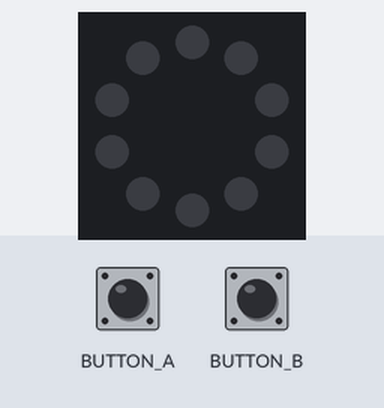
Bench run of a program on a simulated Circuit Playground running CircuitPython. On the bench: the board's ring of 10 RGB LEDs (number 0 left of the top, counting anticlockwise). The test bench sets the inputs (shaded band). Dim RGB values are drawn brighter than linear.

Above: at 1.2 s.
1.3 s: button A pressed for 0.15 s
At 1.37 s:
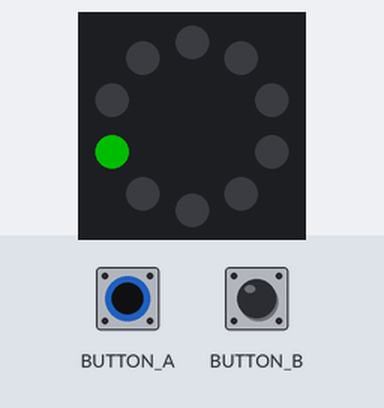
2.9 s: button B pressed for 0.15 s
At 2.97 s:
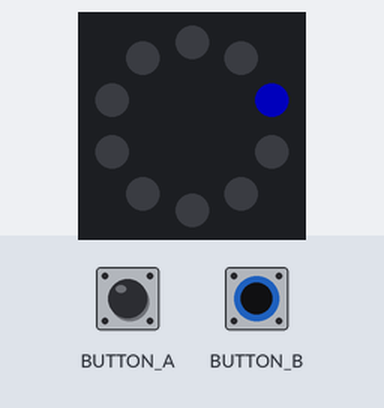
4.5 s: button B pressed for 3.2 s
9.2 s: button A pressed for 3.2 s
At 10.1 s:
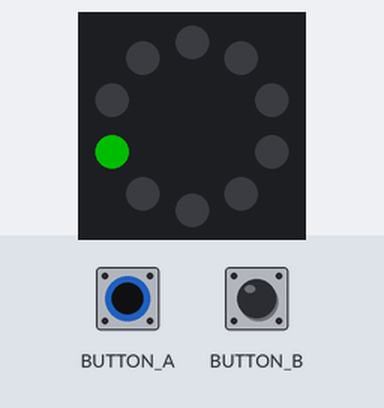
13.9 s: BUTTON_A (button A) driven HIGH and BUTTON_B (button B) driven HIGH
At 15.1 s:
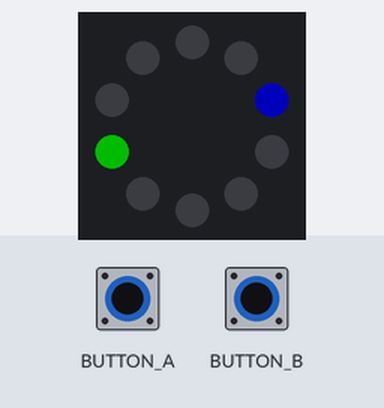
Timing chart, 0 to 16.4 s (numbered marks = the images above; inputs shaded):
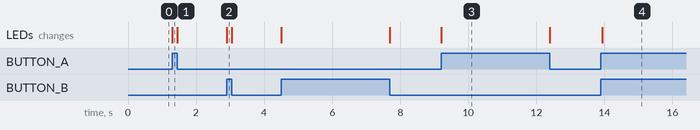

Measured:
- after the input at 1.3 s, the LEDs: change at once (image 1)
- after the input at 2.9 s, the LEDs: change at once (image 2)
- after the input at 9.2 s, the LEDs: change at once (image 3)
- after the input at 13.9 s, the LEDs: change at once (image 4)

The program:

cp_buttons_1_neopixel.py
```python
"""This example lights up the third NeoPixel while button A is being pressed, and lights up the
eighth NeoPixel while button B is being pressed."""
from adafruit_circuitplayground import cp

cp.pixels.brightness = 0.3
cp.pixels.fill((0, 0, 0))  # Turn off the NeoPixels if they're on!

while True:
    if cp.button_a:
        cp.pixels[2] = (0, 255, 0)
    else:
        cp.pixels[2] = (0, 0, 0)

    if cp.button_b:
        cp.pixels[7] = (0, 0, 255)
    else:
        cp.pixels[7] = (0, 0, 0)
```
